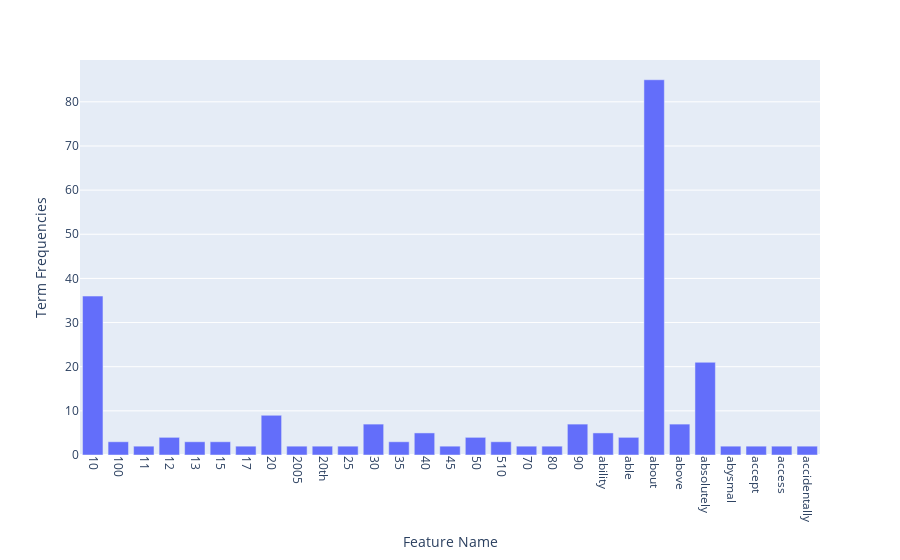

The cell this chart's notebook holds for it:
### Markdown cell above
**Exercise 14** The chart above only contains 300 vocabulary in the documents, and it's already computationally intensive to both compute and visualize. Can you efficiently reduce the number of terms you want to visualize as an exercise.

### Code cell
# reduce the number of terms to visualize by only visualizing the first 100 terms that has frequency more than 1
# create a DataFrame for Plotly Express
data = {
    "Feature Name": count_vect.get_feature_names_out()[:100],
    "Term Frequencies": term_frequencies[0:100]
}
df = pd.DataFrame(data)
df_filtered = df[df['Term Frequencies'] > 1]

# create a bar plot using Plotly Express
fig = px.bar(df_filtered, x="Feature Name", y='Term Frequencies')
fig.update_xaxes(tickangle=90)  # Rotate x-axis labels for readability

# set the figure's size
# fig.update_layout(width=1000, height=300)

# show the plot
fig.show()

### Figure 1 — Plotly figure (JSON) as saved in the notebook; plotly's stock layout.template omitted (floating-point values rounded to 4 significant figures)
{"data": [{"alignmentgroup": "True", "hovertemplate": "Feature Name=%{x}<br>Term Frequencies=%{y}<extra></extra>", "legendgroup": "", "marker": {"color": "#636efa", "pattern": {"shape": ""}}, "name": "", "offsetgroup": "", "orientation": "v", "showlegend": false, "textposition": "auto", "type": "bar", "x": ["10", "100", "11", "12", "13", "15", "17", "20", "2005", "20th", "25", "30", "35", "40", "45", "50", "510", "70", "80", "90", "ability", "able", "about", "above", "absolutely", "abysmal", "accept", "access", "accidentally"], "xaxis": "x", "y": [36, 3, 2, 4, 3, 3, 2, 9, 2, 2, 2, 7, 3, 5, 2, 4, 3, 2, 2, 7, 5, 4, 85, 7, 21, 2, 2, 2, 2], "yaxis": "y"}], "layout": {"barmode": "relative", "legend": {"tracegroupgap": 0}, "margin": {"t": 60}, "xaxis": {"anchor": "y", "domain": [0, 1], "tickangle": 90, "title": {"text": "Feature Name"}}, "yaxis": {"anchor": "x", "domain": [0, 1], "title": {"text": "Term Frequencies"}}}}
